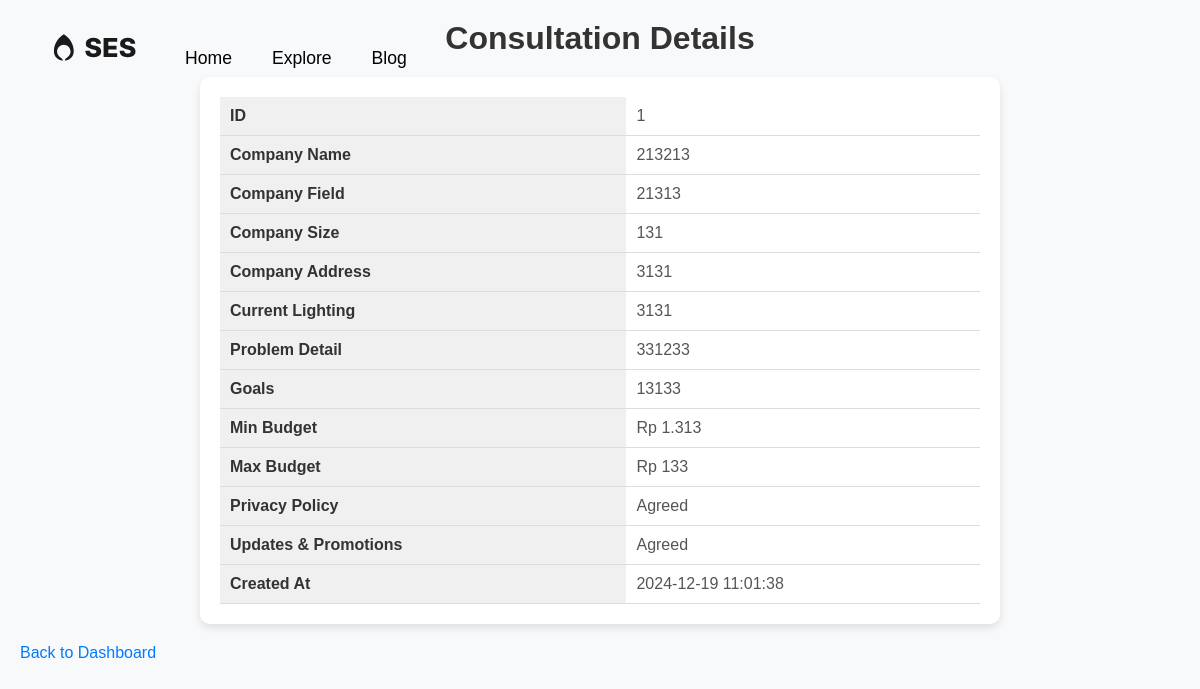
Page /details.php?id=1 on the committed database.
### tables this page shows
CREATE TABLE `consultation_form` (
  `id` int(11) NOT NULL,
  `company_name` varchar(255) NOT NULL,
  `company_field` varchar(255) NOT NULL,
  `company_size` int(11) NOT NULL,
  `company_address` text NOT NULL,
  `current_lighting` text DEFAULT NULL,
  `problem_detail` text DEFAULT NULL,
  `goals` text DEFAULT NULL,
  `min_budget` int(11) DEFAULT NULL,
  `max_budget` int(11) DEFAULT NULL,
  `privacy_policy` tinyint(1) DEFAULT 0,
  `updates_promotions` tinyint(1) DEFAULT 0,
  `status` enum('running','finished') DEFAULT 'running',
  `created_at` timestamp NOT NULL DEFAULT current_timestamp()
);

### details.php (the view, shortened to what this page needs)
<?php
include('includes/db.php');
if (isset($_GET['id'])) {
    $id = $_GET['id'];
    $sql = "SELECT * FROM consultation_form WHERE id = ?";
    $stmt = $conn->prepare($sql);
    $stmt->bind_param("i", $id);
    $stmt->execute();
    $result = $stmt->get_result();
    if ($result->num_rows > 0) {
        $data = $result->fetch_assoc();
    } else {
        echo "<p>Data not found.</p>";
        exit;
    }
} else {
    echo "<p>No consultation selected.</p>";
    exit;
}
?>
<!DOCTYPE html>
<html lang="id">
<head>
    <link rel="stylesheet" href="assets/css/details.css">
</head>
<body>
<?php include('includes/navbarDashboard.php'); ?>
<h1>Consultation Details</h1>
<div class="details-container">
    <table class="details-table">
        <tr>
            <th>ID</th>
            <td><?php echo $data['id']; ?></td>
        </tr>
        <tr>
            <th>Company Name</th>
            <td><?php echo $data['company_name']; ?></td>
        </tr>
        <tr>
            <th>Company Field</th>
            <td><?php echo $data['company_field']; ?></td>
        </tr>
        <tr>
            <th>Company Size</th>
            <td><?php echo $data['company_size']; ?></td>
        </tr>
        <tr>
            <th>Company Address</th>
            <td><?php echo $data['company_address']; ?></td>
        </tr>
        <tr>
            <th>Current Lighting</th>
            <td><?php echo $data['current_lighting'] ? $data['current_lighting'] : 'N/A'; ?></td>
        </tr>
        <tr>
            <th>Problem Detail</th>
            <td><?php echo $data['problem_detail'] ? $data['problem_detail'] : 'N/A'; ?></td>
        </tr>
        <tr>
            <th>Goals</th>
            <td><?php echo $data['goals'] ? $data['goals'] : 'N/A'; ?></td>
        </tr>
        <tr>
            <th>Min Budget</th>
            <td><?php echo $data['min_budget'] ? 'Rp ' . number_format($data['min_budget'], 0, ',', '.') : 'N/A'; ?></td>
        </tr>
        <tr>
            <th>Max Budget</th>
            <td><?php echo $data['max_budget'] ? 'Rp ' . number_format($data['max_budget'], 0, ',', '.') : 'N/A'; ?></td>
        </tr>
        <tr>
            <th>Privacy Policy</th>
            <td><?php echo $data['privacy_policy'] ? 'Agreed' : 'Not Agreed'; ?></td>
        </tr>
        <tr>
            <th>Updates & Promotions</th>
            <td><?php echo $data['updates_promotions'] ? 'Agreed' : 'Not Agreed'; ?></td>
        </tr>
        <tr>
            <th>Created At</th>
            <td><?php echo $data['created_at']; ?></td>
        </tr>
    </table>
</div>
<p><a href="dashboard.php">Back to Dashboard</a></p>
</body>
</html>

### assets/css/details.css (style rules this page uses)
body { font-family: Arial, sans-serif; background-color: #f8f9fa; margin: 0; padding: 20px; }
h1 { text-align: center; color: #333; margin-bottom: 20px; }
.details-container { background: #ffffff; border-radius: 10px; box-shadow: 0 4px 8px rgba(0, 0, 0, 0.1); padding: 20px; max-width: 800px; margin: 0 auto; }
.details-table { width: 100%; border-collapse: collapse; }
.details-table th, .details-table td { text-align: left; padding: 10px; border-bottom: 1px solid #ddd; }
.details-table th { background-color: #f0f0f0; font-weight: bold; color: #333; }
.details-table td { color: #555; }
a { display: inline-block; margin-top: 20px; color: #007bff; text-decoration: none; }

### includes/navbarDashboard.php (style rules this page uses)
* { margin: 0; padding: 0; box-sizing: border-box; font-family: Arial, sans-serif; }
body { color: #000000; }

### rows in the picture
consultation_form: id "1", company_name "213213", company_field "21313", company_size "131", company_address "3131", current_lighting "3131", problem_detail "331233", goals "13133", min_budget "1.313", max_budget "133", created_at "2024-12-19 11:01:38"
